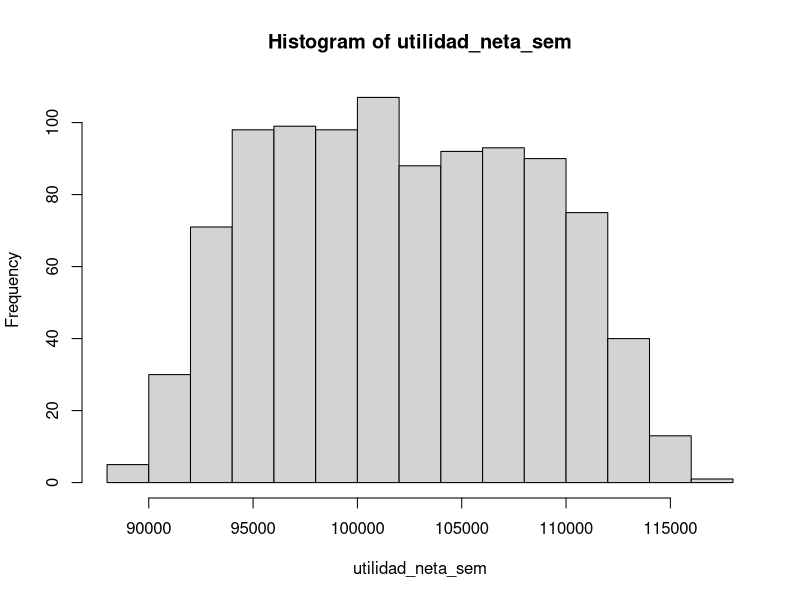
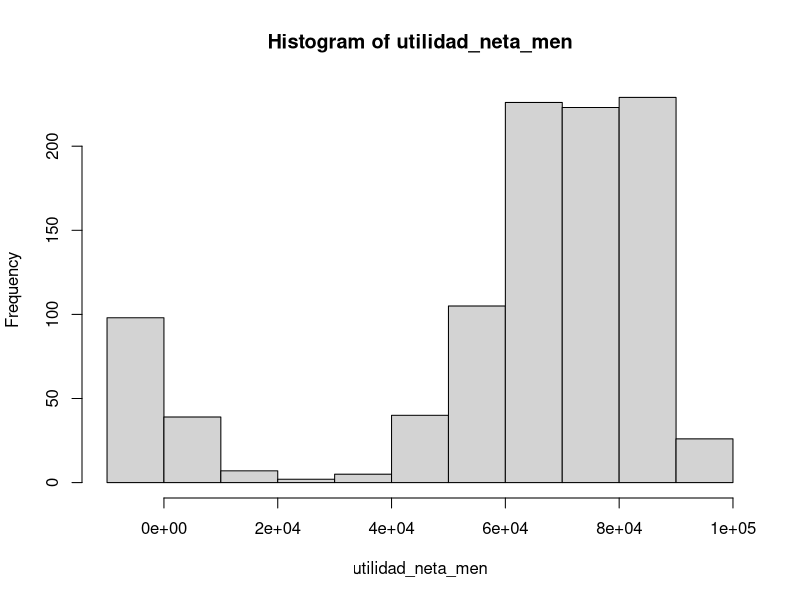

R code for these plots, in order:
utilidad_neta_sem<-numeric()
for(j in 1:1000){
ventas<-numeric()
surtir<-0
ventas<-rbinom(361,6,0.5)
prom_ventas<-mean(ventas)
prom_ventas_sem<-prom_ventas*7
prom_ventas_men<-prom_ventas*30
des_est<-sd(ventas)
des_est_sem<-des_est*7
des_est_men<-des_est*30
inv_max_sem<-floor(1.1*prom_ventas_sem+3*des_est_sem)
inv_inicial<-100
inv<-numeric()
orden<-numeric()
tardanza<-3 #Dias que tarda en llegar el pedido
bandera<-0
fecha_entrega<-0
ventas_logradas<-0
ventas_perdidas<-0
costo_inv<-0
costo_ventas<-0

for(i in 2:361) {
  inv[1]<-inv_inicial
  inv[i]<-inv[i-1]
  if(inv[i]>=ventas[i]){
   ventas_logradas<-ventas_logradas+ventas[i]
   inv[i]<-inv[i]-ventas[i]
  } else {
    ventas_logradas<-ventas_logradas+inv[i]
    ventas_perdidas<-(ventas[i]-inv[i])+ventas_perdidas
    inv[i]<-0
  }
  
    
  if(inv[i]<=(prom_ventas*3)&bandera!=1){
    surtir<-surtir+1
    bandera<-1
    fecha_entrega<-i+tardanza
    orden[surtir]<-inv_max_sem-inv[i]
  }
    if(i==fecha_entrega){
    bandera<-0
    inv[i]<-orden[surtir]+inv[i]
    }
costo_inv<-inv[i]+costo_inv
  
   }
costo_ventas<-(ventas_perdidas*10)
costo_orden<-sum(orden)*500+(50*surtir)

precio_venta<-numeric()
ganancia_total<-0
ganancia<-0


for(x in 1:ventas_logradas){
precio_venta[x]<-1+(runif(1, min=.10, max=.20))
ganancia<-500*precio_venta[x]
ganancia_total<-ganancia_total+ganancia
}

utilidad_neta_sem[j]<-ganancia_total-costo_inv-costo_orden-costo_ventas
}
promedio_utilidad_anual_prom_max_sem<-mean(utilidad_neta_sem)
histogrma<-hist(utilidad_neta_sem)
mean(orden)



utilidad_neta_men<-numeric()
for(j in 1:1000){
  ventas<-numeric()
  surtir<-0
  ventas<-rbinom(361,6,0.5)
  prom_ventas<-mean(ventas)
  prom_ventas_sem<-prom_ventas*7
  prom_ventas_men<-prom_ventas*30
  des_est<-sd(ventas)
  des_est_sem<-des_est*7
  des_est_men<-des_est*30
  inv_max_sem<-floor(1.1*prom_ventas_sem+3*des_est_sem)
  inv_max_men<-floor(1.1*prom_ventas_men+3*des_est_men)
  inv_inicial<-100
  inv<-numeric()
  orden<-numeric()
  tardanza<-3 #Dias que tarda en llegar el pedido
  bandera<-0
  fecha_entrega<-0
  ventas_logradas<-0
  ventas_perdidas<-0
  costo_inv<-0
  costo_ventas<-0
  
  for(i in 2:361) {
    inv[1]<-inv_inicial
    inv[i]<-inv[i-1]
    if(inv[i]>=ventas[i]){
      ventas_logradas<-ventas_logradas+ventas[i]
      inv[i]<-inv[i]-ventas[i]
    } else {
      ventas_logradas<-ventas_logradas+inv[i]
      ventas_perdidas<-(ventas[i]-inv[i])+ventas_perdidas
      inv[i]<-0
    }
    
    
    if(inv[i]<=(prom_ventas*3)&bandera!=1){
      surtir<-surtir+1
      bandera<-1
      fecha_entrega<-i+tardanza
      orden[surtir]<-inv_max_men-inv[i]
    }
    if(i==fecha_entrega){
      bandera<-0
      inv[i]<-orden[surtir]+inv[i]
    }
    costo_inv<-inv[i]+costo_inv
    
  }
  costo_ventas<-(ventas_perdidas*10)
  costo_orden<-sum(orden)*500+(50*surtir)
  
  precio_venta<-numeric()
  ganancia_total<-0
  ganancia<-0
  
  
  for(x in 1:ventas_logradas){
    precio_venta[x]<-1+(runif(1, min=.10, max=.20))
    ganancia<-500*precio_venta[x]
    ganancia_total<-ganancia_total+ganancia
  }
  
  utilidad_neta_men[j]<-ganancia_total-costo_inv-costo_orden-costo_ventas
}
promedio_utilidad_anual_prom_max_men<-mean(utilidad_neta_men)
histogrma<-hist(utilidad_neta_men)

